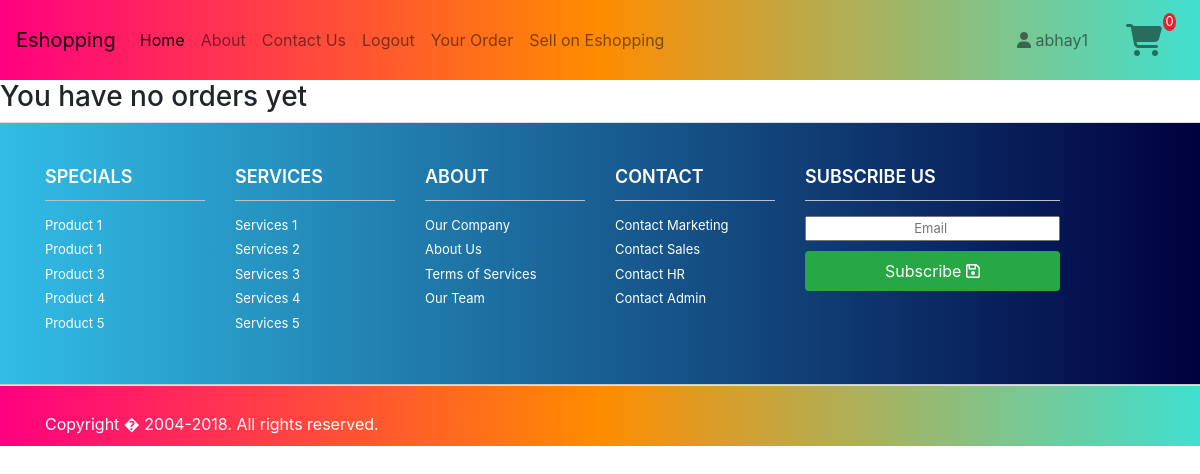
The page /a1/yourorder (signed in) on the database as committed earlier.
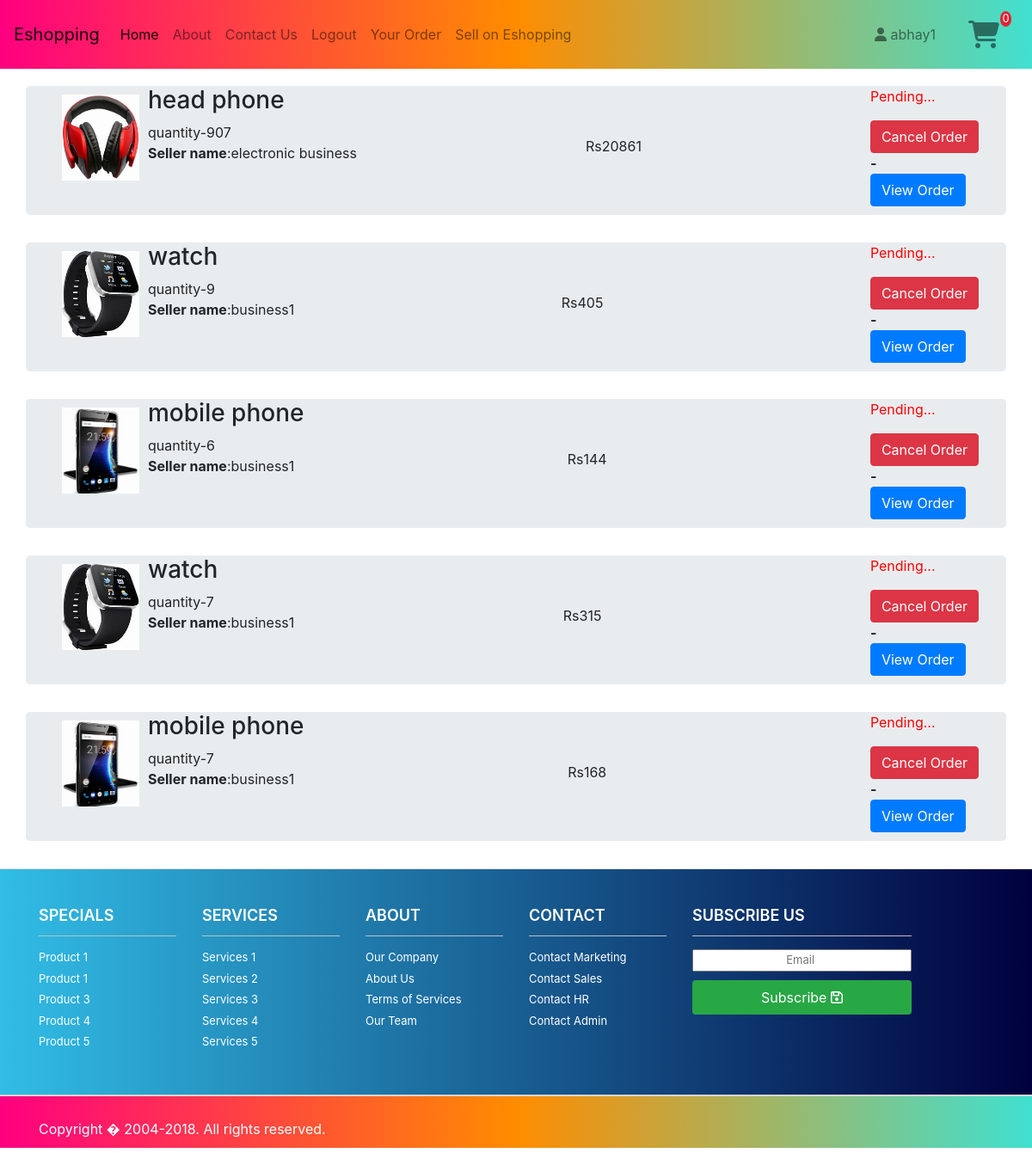
The same page on the database as committed later.
### a1/models.py (models this page shows, shortened)
class Order(models.Model):
    user=models.ForeignKey(UserProfile,on_delete=models.CASCADE)
    product=models.ForeignKey(Product,on_delete=models.CASCADE)
    order_date=models.DateTimeField(auto_now=True)
    quantity=models.PositiveIntegerField()
    total_price=models.PositiveIntegerField()
    class Meta:
        ordering=['-order_date']

class Product(models.Model):
    user=models.ForeignKey(UserProfile,on_delete=models.CASCADE,related_name='sellers')
    category=models.ForeignKey(Category,on_delete=models.CASCADE,related_name='products')
    name=models.CharField(max_length=255)
    price=models.PositiveIntegerField()
    description=models.TextField()
    image=models.ImageField(upload_to='product_images',blank=True)

class UserProfile(User):
    phone_number=PhoneNumberField()
    bank_detail=models.BooleanField(default=False)
    business_detail=models.BooleanField(default=False)
    role=MultiSelectField(choices=MY_CHOICES,default='customer')

class BusinessDetail(models.Model):
    user=models.OneToOneField(UserProfile,on_delete=models.CASCADE,related_name="business")
    name=models.CharField(max_length=20)
    address=models.CharField(max_length=255)
    city=models.CharField(max_length=20)
    state=models.CharField(max_length=20)
    zip_code=models.CharField(max_length=20)

### a1/views.py (the view)
# urls.py: path('yourorder',views.YourOrder.as_view(),name='yourorder'),
class YourOrder(LoginRequiredMixin,ListView):
    model=Order
    login_url='login'
    template_name='a1/your_order.html'
    def get_queryset(self):
        queryset=super().get_queryset()
        user_profile=UserProfile.objects.get(username=self.request.user.username)
        lis=[]
        cn=CancelOrder.objects.filter(order__user_id=user_profile.user_ptr_id)
        rn=ReturnOrder.objects.filter(order__user_id=user_profile.user_ptr_id)
        for i in cn:
            lis.append(i.order_id)
        return queryset.filter(user_id=user_profile.user_ptr_id).exclude(id__in=lis)
    def get_context_data(self,**kwargs):
        context=super().get_context_data(**kwargs)
        ret_list=[]
        user_profile=UserProfile.objects.get(username=self.request.user.username)
        rn=ReturnOrder.objects.filter(order__user_id=user_profile.user_ptr_id)
        for i in rn:
            ret_list.append(i.order_id)
        context['ret_list']=ret_list
        return context

### a1/context_processors.py (called while the page is built)
def func1(request):
    try:
        user_profile=UserProfile.objects.get(username=request.user.username)
        cart7=CartVariable.objects.get_or_create(user_id=user_profile.user_ptr_id)[0]
        return {'qty':cart7.total_qty}
    except:
        return {'qty':0}

### templates/a1/your_order.html (shortened to what this page needs)
{% extends "a1/base.html" %}
{% block content %}
{%if order_list%}
<div class="container" style="padding-top: 20px;">
    {%for order in order_list %}
    <div class="row jumbotron" style="height: 150px;padding-top: 0px;">
        <img src="{{order.product.image.url}}" height="100" width="90" style="margin: 10px;">
        <div>
            <h3>{{order.product.name}}</h3>
            quantity-{{order.quantity}}<br>
            <b>Seller name</b>:{{order.product.user.business.name}}
        </div>
        <div style="margin: auto;">Rs{{order.total_price}}</div>
        <div>
            {% if order.orders.all.latest.delivered %}
            <p style="color:blue">Delivered on {{order.orders.all.latest.updates_date}}</p>
            {%if order.id in ret_list%}
            <p style="color:yellowgreen">Returned on {{order.returns.return_date}}</p>
            {%else%}
            <a href="{% url 'a1:returnorder' pk=order.pk%}" class="btn btn-danger">Return Order</a><br>
            {%endif%}
            {%else%}
            <p style="color:red">Pending...</p>
            <a href="{% url 'a1:cancelorder' pk=order.pk%}" class="btn btn-danger">Cancel Order</a><br>
            {%endif%}
            <b>{{order.orders.all.latest.updates_date}}-  {{order.orders.all.latest.updates}} </b><br>
            <a href="{% url 'a1:order_detail' pk=order.pk%}" class="btn btn-primary">View Order</a>
        </div>
    </div>
    {% endfor %}
    {%else%}
    <h3>You have no orders yet</h3>
    {%endif%}
</div>
{% endblock %}

### templates/a1/base.html (shortened to what this page needs)
<!DOCTYPE html>
<html lang="en">
<head>
    <link rel="stylesheet" href="https://stackpath.bootstrapcdn.com/bootstrap/4.4.1/css/bootstrap.min.css">
    {% load static %}
<link rel='stylesheet' href="{% static 'css/footer_css.css' %}">
    <link rel="stylesheet" href="https://maxcdn.bootstrapcdn.com/bootstrap/4.0.0-beta.3/css/bootstrap.min.css">
<link rel="stylesheet" href="https://cdnjs.cloudflare.com/ajax/libs/font-awesome/4.7.0/css/font-awesome.min.css">
</head>
<body>
       <nav class="navbar navbar-expand-lg navbar-light bg-light sticky-top" style="background: linear-gradient(to right, #FF0080, #FF8C00, #40E0D0);">
        <a class="navbar-brand" href="{% url 'home' %}">Eshopping</a>
        <div class="collapse navbar-collapse" id="navbarSupportedContent">
          <ul class="navbar-nav mr-auto">
            <li class="nav-item active">
              <a class="nav-link" href="{% url 'home' %}">Home <span class="sr-only">(current)</span></a>
            </li>
            <li class="nav-item">
              <a class="nav-link" href="#">About</a>
            </li>
            <li class="nav-item">
              <a class="nav-link" href="#">Contact Us</a>
            </li>
            {% if user.is_authenticated %}
              <li class="nav-item">
                <a class="nav-link" href="{% url 'logout' %}">Logout</a>
              </li>
              {%else%}
              <li class="nav-item">
                <a class="nav-link" href="{% url 'login' %}">Login</a>
              </li>
              {%endif%}
              <li class="nav-item">
                <a class="nav-link" href="{% url 'a1:yourorder' %}">Your Order</a>
              </li>
              <li class="nav-item">
                <a class="nav-link" href="{% url 'a1:sellerindex' %}">Sell on Eshopping</a>
              </li>
          </ul>
          {% if user.is_authenticated %}
            <a style='color:rgba(0, 0, 0,0.5);' class="nav-link" href="{% url 'a1:profile' pk=user.pk %}" >
              <i class="fas fa-user" aria-hidden="true"></i>
            {{user}}</a>
            {%endif%}
            <a style='color:rgba(0, 0, 0,0.5);' href="{% url 'a1:displaycart' %}">
              <div id="ex4">
              <span id="cart-qty" class="p1 fa-stack fa-2x has-badge" data-count="{{qty}}">
                <i class="p3 fa fa-shopping-cart fa-stack-1x xfa-inverse" data-count="{{qty}}" ></i>
              </span>
            </div>
            </a>
          </div>
      </nav>
    {% block content %}
    {% endblock %}
   <wrapper class="d-flex flex-column">
   <footer >
    <div class="footer" id="footer" >
        <div class="container">
            <div class="row">
                <div class="col-lg-2  col-md-2 col-sm-4 col-xs-6">
                    <h3> Specials</h3>
                    <ul>
                        <li> <a href="#"> Product 1</a> </li>
                        <li> <a href="#"> Product 1 </a> </li>
                        <li> <a href="#"> Product 3 </a> </li>
                        <li> <a href="#"> Product 4 </a> </li>
                        <li> <a href="#"> Product 5 </a> </li>
                    </ul>
                </div>
                <div class="col-lg-2  col-md-2 col-sm-4 col-xs-6">
                    <h3> Services </h3>
                    <ul>
                        <li> <a href="#"> Services 1 </a> </li>
                        <li> <a href="#"> Services 2 </a> </li>
                        <li> <a href="#"> Services 3 </a> </li>
                        <li> <a href="#"> Services 4 </a> </li>
                        <li> <a href="#"> Services 5 </a> </li>
                    </ul>
                </div>
                <div class="col-lg-2  col-md-2 col-sm-4 col-xs-6">
                    <h3> About </h3>
                    <ul>
                        <li> <a href="#"> Our Company </a> </li>
                        <li> <a href="#"> About Us </a> </li>
                        <li> <a href="#"> Terms of Services </a> </li>
                        <li> <a href="#"> Our Team </a> </li>
                    </ul>
                </div>
                <div class="col-lg-2  col-md-2 col-sm-4 col-xs-6">
                    <h3> Contact </h3>
                    <ul>
                        <li> <a href="#"> Contact Marketing </a> </li>
                        <li> <a href="#"> Contact Sales </a> </li>
                        <li> <a href="#"> Contact HR </a> </li>
                        <li> <a href="#"> Contact Admin </a> </li>
                    </ul>
                </div>
                <div class="col-lg-3  col-md-3 col-sm-6 col-xs-12 ">
                    <h3> Subscribe Us </h3>
                    <ul>
                        <li>
                            <div class="input-append subscribe-btn text-center">
                                <input type="text" class="full text-center" placeholder="Email ">
                                <button class="btn  btn-success" type="button"> Subscribe <i class="fa fa-save"> </i> </button>
                            </div>
                        </li>
                    </ul>
                </div>
            </div>
        </div>
    </div>
    <div class="footer-bottom">
        <div class="container">
            <p class="pull-left"> Copyright � 2004-2018. All rights reserved. </p>
        </div>
    </div>
</footer>
</wrapper>
</body>
</html>

### static/css/footer_css.css (style rules this page uses)
.full { width: 100%; }
.footer { height: auto; padding-bottom: 30px; position: relative; width: 100%; color:#fff; border-bottom: 1px solid #CCCCCC; border-top: 1px solid #DDDDDD; background: #00003E; background: -webkit-linear-gradient(to right, #31BDE6, #00003E); background: linear-gradient(to right, #31BDE6, #00003E); }
.footer h3 { border-bottom: 1px solid #BAC1C8; color:#fff; font-size: 18px; font-weight: 600; line-height: 27px; padding: 40px 0 10px; text-transform: uppercase; }
.footer ul { font-size: 13px; list-style-type: none; margin-left: 0; padding-left: 0; margin-top: 15px; color: #7F8C8D; }
.footer ul li a { padding: 0 0 5px 0; display: block; }
.footer a { color: #78828D; color:#fff; }
.subscribe-btn .btn { border: medium none; border-radius: 4px; display: inline-block; height: 40px; padding: 0; width: 100%; color: #fff; margin-top:10px; }
.subscribe-btn { overflow: hidden; }
.footer-bottom { background: #40E0D0; background: -webkit-linear-gradient(to right, #FF0080, #FF8C00, #40E0D0); background: linear-gradient(to right, #FF0080, #FF8C00, #40E0D0); border-top: 1px solid #DDDDDD; padding-top: 20px; padding-bottom: 40px; color:#fff; }
.footer-bottom p.pull-left { padding-top: 6px; }

### templates/a1/base.html (style rules this page uses)
#ex4 .p1[data-count]:after { position:absolute; right:10%; top:8%; content: attr(data-count); font-size:40%; padding:.2em; border-radius:50%; line-height:1em; color: white; background:rgba(255, 0, 21, 0.85); text-align:center; min-width: 1em; }

Rows that differ between the two databases and show on the page:
added Order: product.image (picture), product.name "head phone", quantity "907", product.user.business.name "electronic business", total_price "20861", shows "Pending..."
added Order: product.image (picture), product.name "watch", quantity "9", product.user.business.name "business1", total_price "405", shows "Pending..."
added Order: product.image (picture), product.name "mobile phone", quantity "6", product.user.business.name "business1", total_price "144", shows "Pending..."
added Order: product.image (picture), product.name "watch", quantity "7", product.user.business.name "business1", total_price "315", shows "Pending..."
added Order: product.image (picture), product.name "mobile phone", quantity "7", product.user.business.name "business1", total_price "168", shows "Pending..."
Other text that changed with them:
text no longer shown: "You have no orders yet"
